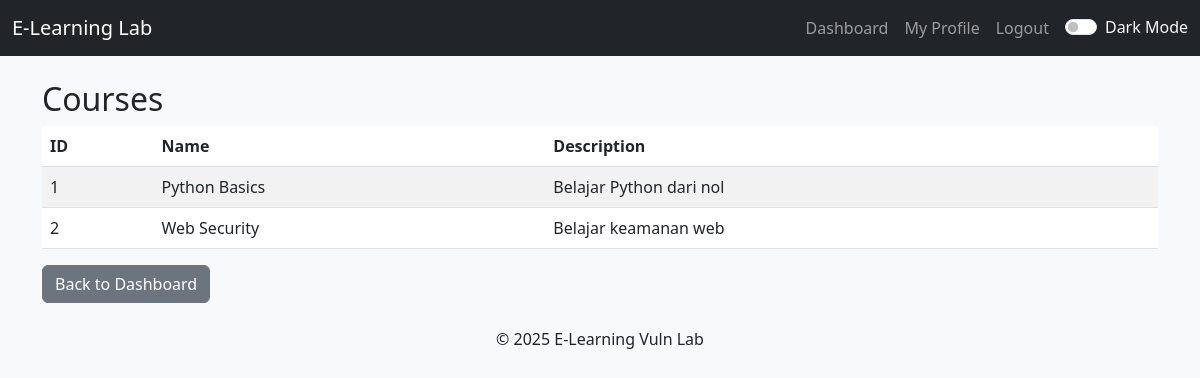
The page /courses (signed in) on the database its author committed.
### tables this page shows
CREATE TABLE courses (
    id INTEGER PRIMARY KEY AUTOINCREMENT,
    name TEXT,
    description TEXT
);

### app.py (the view)
@app.route("/courses")
def courses():
    if "user_id" not in session:
        return redirect("/login")
    db = get_db()
    courses = db.execute("SELECT * FROM courses").fetchall()
    return render_template("courses.html", courses=courses)

### app.py (called while the page is built)
def get_db():
    conn = sqlite3.connect('database.db')
    conn.row_factory = sqlite3.Row
    return conn

### templates/courses.html (shortened to what this page needs)
{% extends "base.html" %}
{% block content %}
<h2>Courses</h2>
<table class="table table-striped">
    <thead>
        <tr>
            <th>ID</th>
            <th>Name</th>
            <th>Description</th>
        </tr>
    </thead>
    <tbody>
        {% for c in courses %}
        <tr>
            <td>{{ c['id'] }}</td>
            <td>{{ c['name'] }}</td>
            <td>{{ c['description'] }}</td>
        </tr>
        {% endfor %}
    </tbody>
</table>
<a href="/dashboard" class="btn btn-secondary">Back to Dashboard</a>
{% endblock %}

### static/css/theme.css (style rules this page uses)
body.light-mode { background-color: #f8f9fa; color: #212529; }

### rows shown on the page
courses: id "1", name "Python Basics", description "Belajar Python dari nol"
courses: id "2", name "Web Security", description "Belajar keamanan web"
